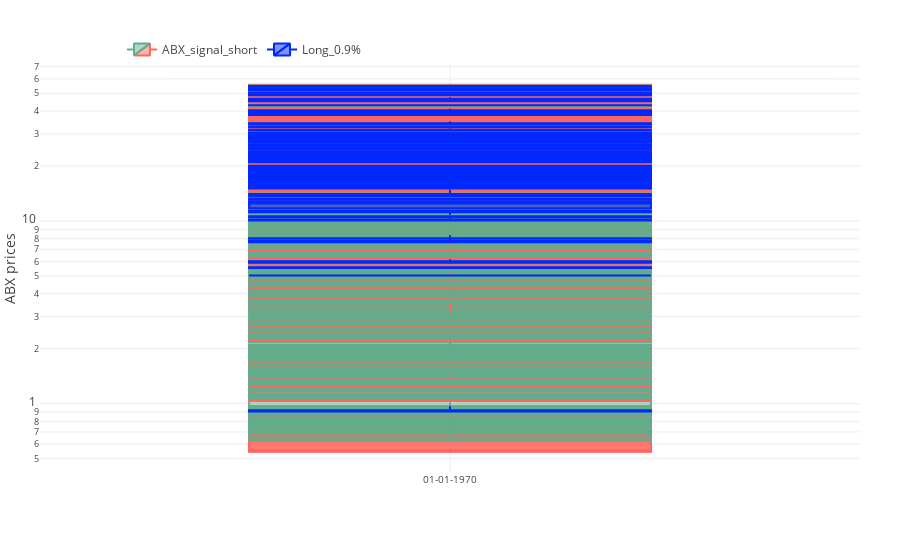

The cell this chart's notebook holds for it:
### Code cell
plot_signal(vol_df, signal_name = 'signal_short')
